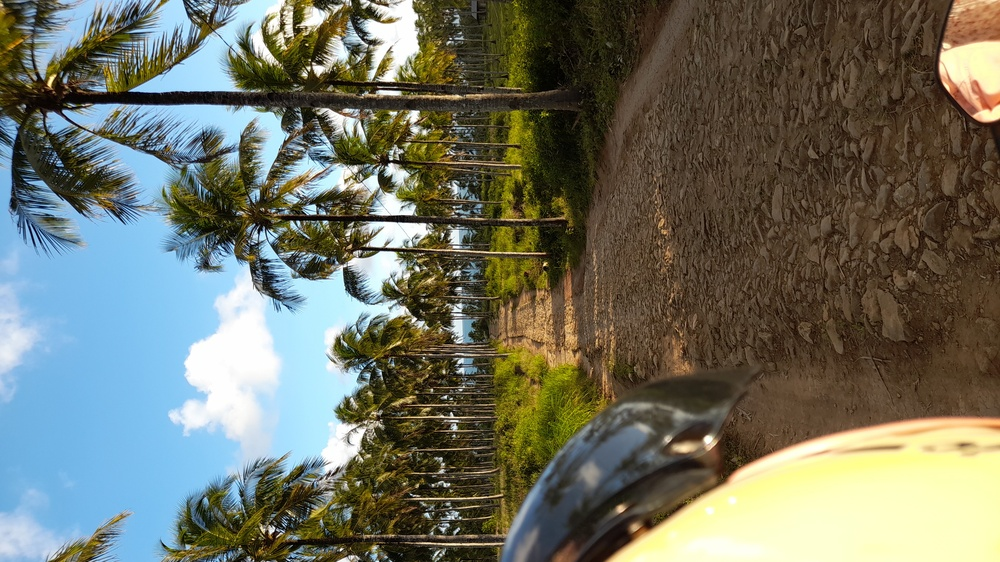
#> input picture A.jpeg, 1000 x 562 px, shrunk from 3840 x 2160 before the run, found by its file name
$ python tugas4.py
#> lines starting #> are read from the running program, lines starting #| are printed output that depends on the picture
import numpy as np
import imageio
from scipy.ndimage import gaussian_filter
import matplotlib.pyplot as plt

# Fungsi untuk memproses gambar
def process_image(input_path, output_path, sigma):
    # Membaca gambar
#> called with sigma = 2
    image = imageio.imread(input_path)
#> image is the input picture: shape (562, 1000, 3); mean R, G, B 110.8, 113.5, 99.9

    # Mengonversi gambar ke grayscale jika berwarna
    if len(image.shape) == 3:
        image = np.mean(image, axis=2).astype(np.uint8)
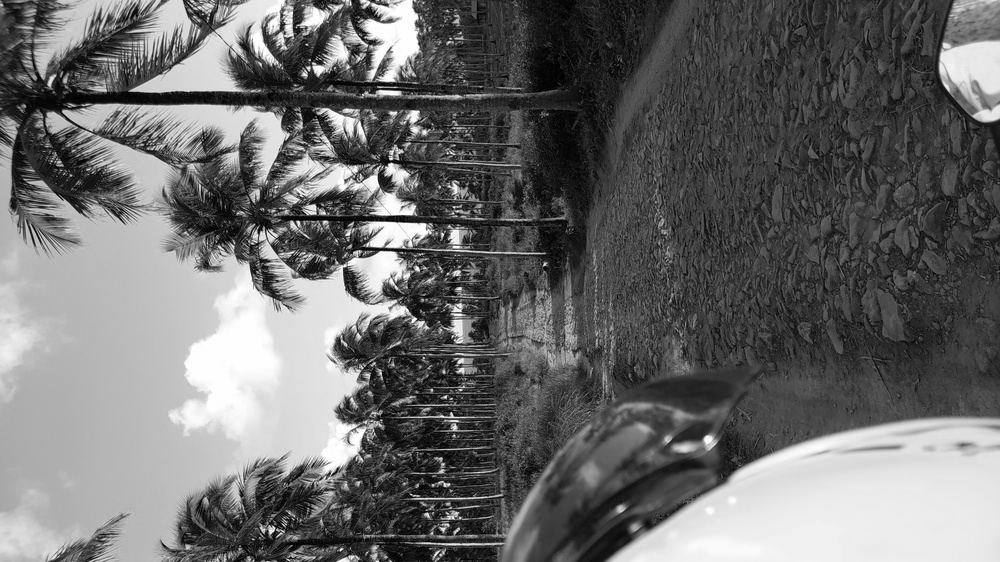
#> image: shape (562, 1000); min 0, max 255, mean 107.7

    # Menerapkan filter Gaussian
    smoothed_image = gaussian_filter(image, sigma=sigma)
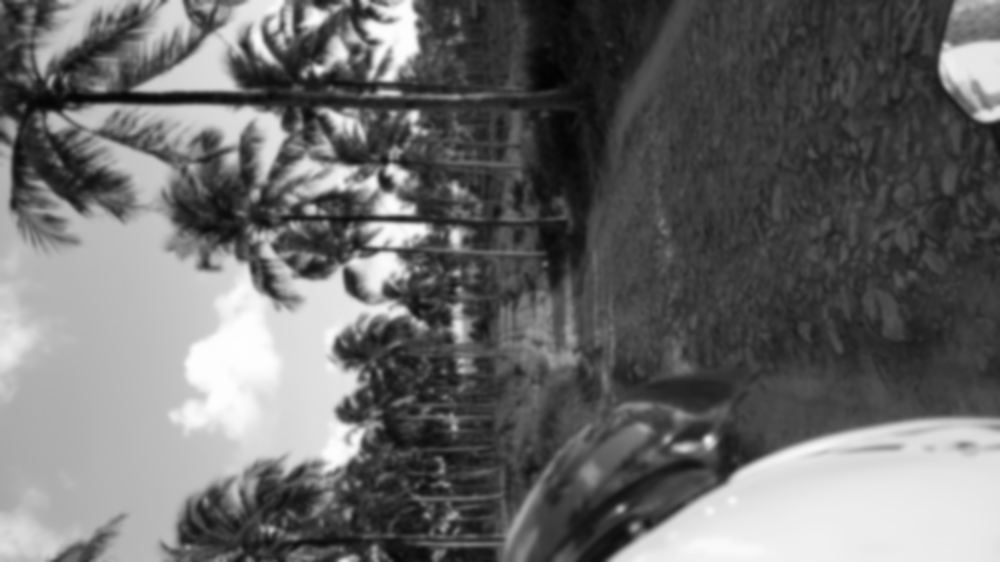
#> smoothed_image: shape (562, 1000); min 3, max 254, mean 106.7

    # Menyimpan gambar yang telah diproses
    imageio.imwrite(output_path, smoothed_image)

    # Menampilkan gambar asli dan gambar yang telah diproses
    plt.figure(figsize=(12, 6))
    plt.subplot(1, 2, 1)
    plt.title("Gambar Asli")
    plt.imshow(image, cmap='gray')
    plt.axis('off')

    plt.subplot(1, 2, 2)
    plt.title("Gambar Setelah Filter Gaussian")
    plt.imshow(smoothed_image, cmap='gray')
    plt.axis('off')

    plt.show()
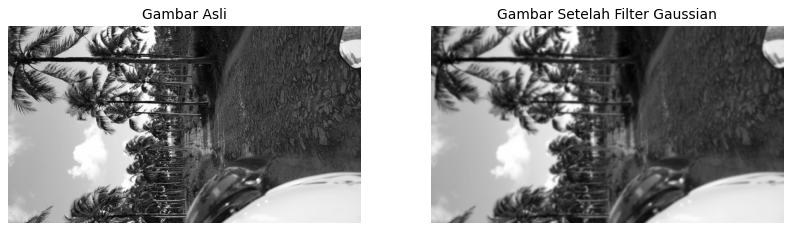
#> figure drawn by matplotlib, 2 panels

# Path untuk gambar input dan output
input_image_path = 'C:\\Users\\HP\\Documents\\TUGAS457PCD\\A.jpeg'  # Ganti dengan path gambar input
output_image_path = 'C:\\Users\\HP\\Documents\\TUGAS457PCD\\ASMOOTH.jpeg'  # Ganti dengan path gambar output

sigma_value = 2  # Variance untuk filter Gaussian

# Menjalankan fungsi
process_image(input_image_path, output_image_path, sigma_value)
